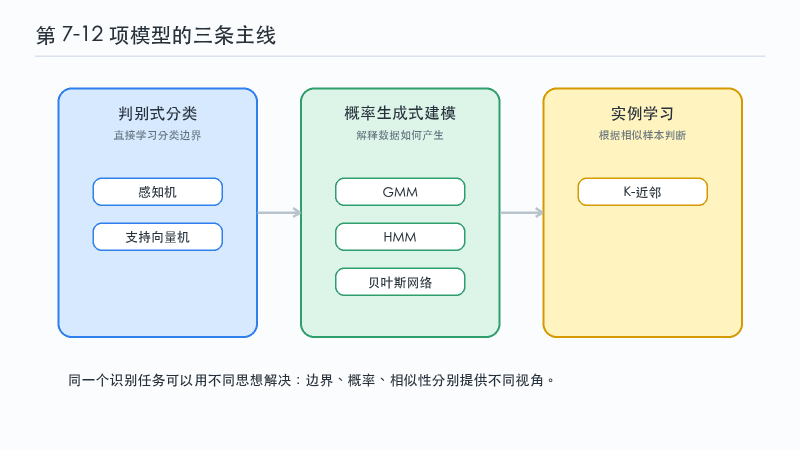
#> input picture working-dir/研一下/模式识别/assets/pattern_models_7_12/overview.png, 1600 x 900 px, found by its file name (shown at 1/2 size)
$ python build_readable_doc.py
#> lines starting #> are read from the running program, lines starting #| are printed output that depends on the picture
from __future__ import annotations

import math
import shutil
import subprocess
from pathlib import Path

from docx import Document
from docx.enum.text import WD_ALIGN_PARAGRAPH
from docx.oxml.ns import qn
from docx.shared import Cm, Pt
from PIL import Image, ImageDraw, ImageFont


ROOT = Path(__file__).resolve().parent
ASSET_DIR = ROOT / "assets" / "pattern_models_7_12"
MD_PATH = ROOT / "模式识别_7-12模型研究与教学资料.md"
DOCX_PATH = ROOT / "模式识别_7-12模型研究与教学资料.docx"

FONT_CANDIDATES = [
    "/System/Library/Fonts/STHeiti Medium.ttc",
    "/System/Library/Fonts/PingFang.ttc",
    "/Library/Fonts/Arial Unicode.ttf",
]

COLORS = {
    "ink": "#27313a",
    "muted": "#5f6f7a",
    "line": "#9aa8b2",
    "blue": "#2f80ed",
    "blue_light": "#d7e9ff",
    "red": "#e45757",
    "red_light": "#ffe1e1",
    "green": "#2f9e6d",
    "green_light": "#ddf4e8",
    "yellow": "#f2c94c",
    "yellow_light": "#fff3bf",
    "purple": "#8b5cf6",
    "purple_light": "#eee7ff",
    "bg": "#fbfcfe",
}


# [5 lines left out: function font, not called in this run]


def text_size(draw: ImageDraw.ImageDraw, text: str, fnt: ImageFont.ImageFont) -> tuple[int, int]:
    box = draw.textbbox((0, 0), text, font=fnt)
    return box[2] - box[0], box[3] - box[1]


# [49 lines left out: functions draw_centered, rounded_label, arrow, base_canvas, save, not called in this run]


def use_codex_generated(name: str) -> str:
#> called with name = 'overview.png'
    source = ASSET_DIR / "codex_generated" / name
    target = ASSET_DIR / name
    if not source.exists():
        raise FileNotFoundError(f"Missing Codex generated image: {source}")
    ASSET_DIR.mkdir(parents=True, exist_ok=True)
    im = Image.open(source).convert("RGB")
#> im is the input picture: PIL image 1600x900 RGB; mean R, G, B 237.5, 242.4, 238.1
    w, h = im.size
#> w = 1600; h = 900
    target_ratio = 16 / 9
    if w / h > target_ratio:
        new_w = int(h * target_ratio)
        left = (w - new_w) // 2
        im = im.crop((left, 0, left + new_w, h))
    elif w / h < target_ratio:
        new_h = int(w / target_ratio)
        top = (h - new_h) // 2
        im = im.crop((0, top, w, top + new_h))
    im = im.resize((1600, 900), Image.Resampling.LANCZOS)
    im.save(target, "PNG", optimize=True)
    return str(target.relative_to(ROOT))


# [612 lines left out: functions draw_overview, draw_perceptron, draw_gmm, draw_hmm, draw_bayes, draw_knn and 3 more, not called in this run]


def main() -> None:
    paths = {
        "overview": use_codex_generated("overview.png"),
        "perceptron": use_codex_generated("perceptron.png"),
        "gmm": use_codex_generated("gmm.png"),
        "hmm": use_codex_generated("hmm.png"),
        "bayes": use_codex_generated("bayes.png"),
        "knn": use_codex_generated("knn.png"),
        "svm": use_codex_generated("svm.png"),
    }
#> call 2 of use_codex_generated, with name = 'perceptron.png'
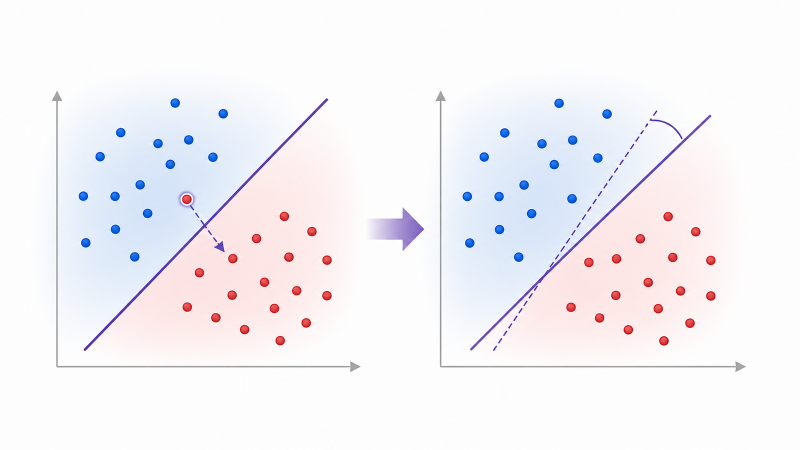
#> input picture working-dir/研一下/模式识别/assets/pattern_models_7_12/perceptron.png, 1600 x 900 px, found by its file name (shown at 1/2 size)
#> in use_codex_generated, im is the input picture: PIL image 1600x900 RGB; mean R, G, B 245, 242.8, 246.7
#> call 3 of use_codex_generated, with name = 'gmm.png'
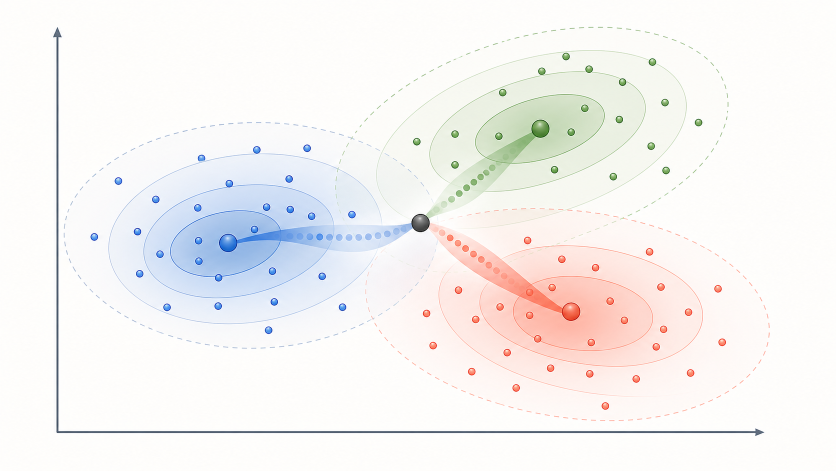
#> input picture working-dir/研一下/模式识别/assets/pattern_models_7_12/codex_generated/gmm.png, 1672 x 941 px (shown at 1/2 size)
#> in use_codex_generated, im is the input picture: PIL image 1672x941 RGB; mean R, G, B 245.1, 243, 241.9
#> call 4 of use_codex_generated, with name = 'hmm.png'
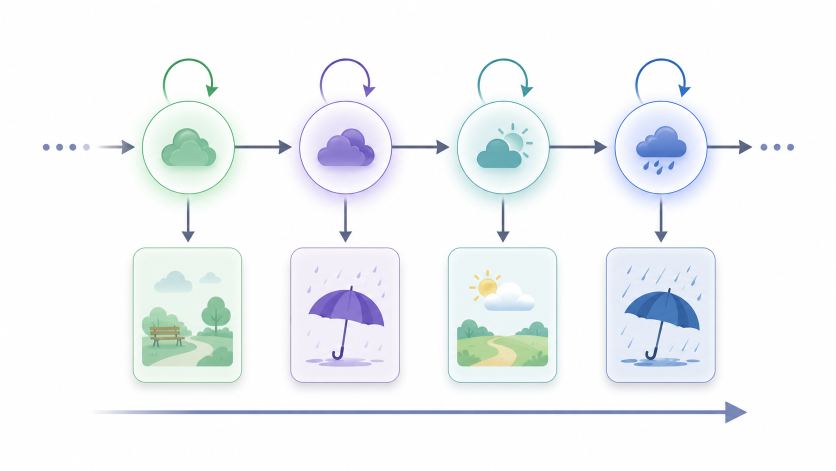
#> input picture working-dir/研一下/模式识别/assets/pattern_models_7_12/codex_generated/hmm.png, 1672 x 941 px (shown at 1/2 size)
#> in use_codex_generated, im is the input picture: PIL image 1672x941 RGB; mean R, G, B 241.6, 244.6, 246.8
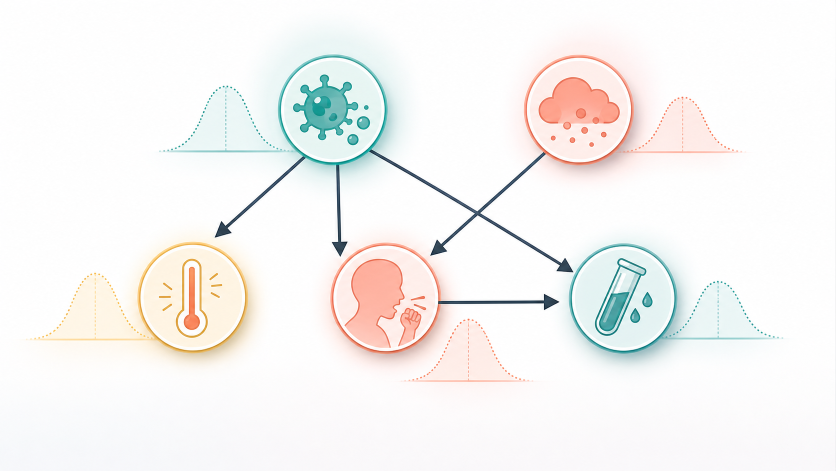
#> input picture working-dir/研一下/模式识别/assets/pattern_models_7_12/codex_generated/bayes.png, 1672 x 941 px (shown at 1/2 size)
#> in use_codex_generated, im is the input picture: PIL image 1672x941 RGB; mean R, G, B 246.3, 244.9, 243.4
#> in use_codex_generated (call 5), `im = im.resize((1600, 900), Image.Resampling.LANCZOS)`:
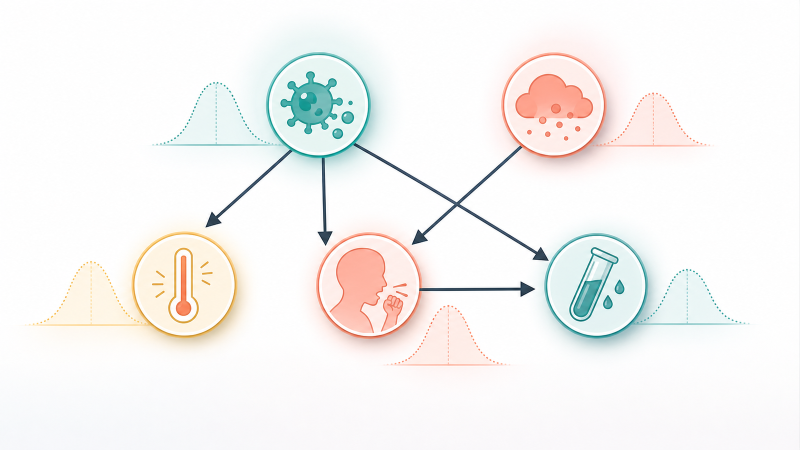
#> im: PIL image 1600x900 RGB (shown at 1/2 size); mean R, G, B 246.3, 244.9, 243.4
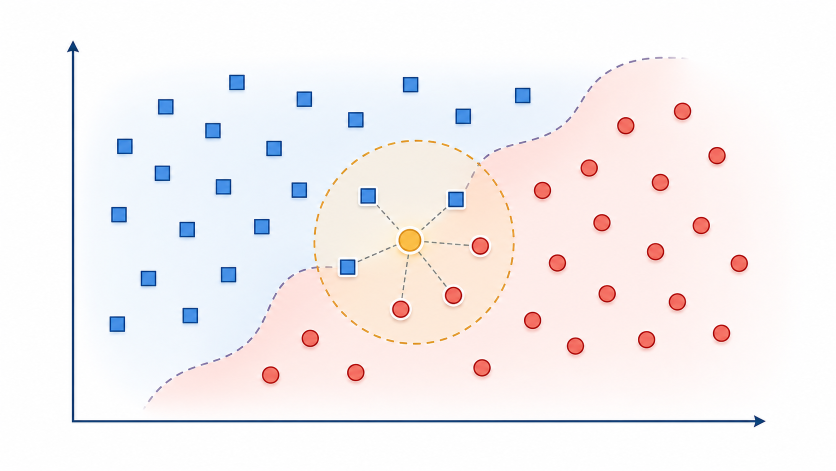
#> input picture working-dir/研一下/模式识别/assets/pattern_models_7_12/codex_generated/knn.png, 1672 x 941 px (shown at 1/2 size)
#> in use_codex_generated, im is the input picture: PIL image 1672x941 RGB; mean R, G, B 245.5, 240.6, 241.6
#> in use_codex_generated (call 6), `im = im.crop((0, top, w, top + new_h))`:
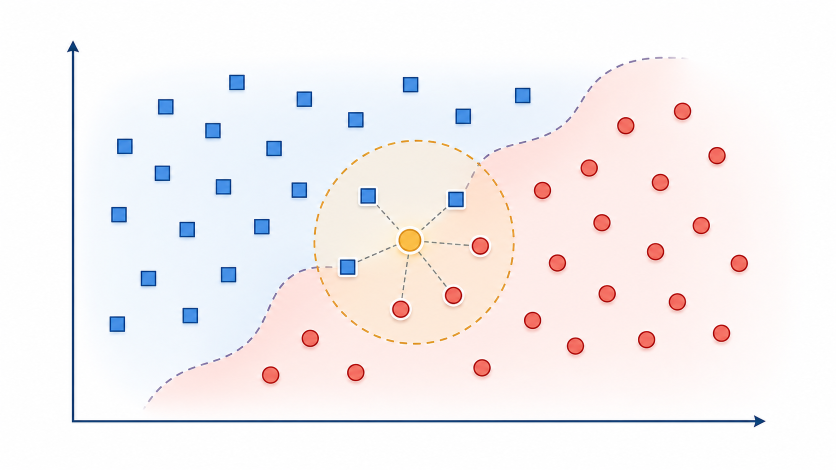
#> im: PIL image 1672x940 RGB (shown at 1/2 size); mean R, G, B 245.4, 240.6, 241.6
    MD_PATH.write_text(build_markdown(paths), encoding="utf-8")

    pandoc = shutil.which("pandoc")
    if not pandoc:
        raise SystemExit("pandoc not found")
    subprocess.run(
        [
            pandoc,
            str(MD_PATH),
            "-o",
            str(DOCX_PATH),
            "--from",
            "markdown+tex_math_dollars",
        ],
        cwd=ROOT,
        check=True,
    )
    postprocess_docx()


if __name__ == "__main__":
#> (the run stopped early here; a loop or call above may not have finished)
